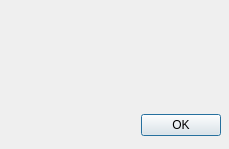
<?xml version="1.0" encoding="UTF-8"?>
<ui version="4.0">
 <class>Dialog</class>
 <widget class="QDialog" name="Dialog">
  <property name="geometry">
   <rect>
    <x>0</x>
    <y>0</y>
    <width>229</width>
    <height>149</height>
   </rect>
  </property>
  <property name="windowTitle">
   <string>Dialog</string>
  </property>
  <widget class="QDialogButtonBox" name="buttonBox">
   <property name="geometry">
    <rect>
     <x>10</x>
     <y>110</y>
     <width>211</width>
     <height>31</height>
    </rect>
   </property>
   <property name="orientation">
    <enum>Qt::Horizontal</enum>
   </property>
   <property name="standardButtons">
    <set>QDialogButtonBox::Ok</set>
   </property>
  </widget>
  <widget class="QTextBrowser" name="textBrowser">
   <property name="geometry">
    <rect>
     <x>10</x>
     <y>20</y>
     <width>211</width>
     <height>81</height>
    </rect>
   </property>
   <property name="styleSheet">
    <string notr="true">background-color: rgba(0,0,0,0.0);
border-radius: 10px</string>
   </property>
   <property name="html">
    <string>&lt;!DOCTYPE HTML PUBLIC &quot;-//W3C//DTD HTML 4.0//EN&quot; &quot;http://www.w3.org/TR/REC-html40/strict.dtd&quot;&gt;
&lt;html&gt;&lt;head&gt;&lt;meta name=&quot;qrichtext&quot; content=&quot;1&quot; /&gt;&lt;meta charset=&quot;utf-8&quot; /&gt;&lt;style type=&quot;text/css&quot;&gt;
p, li { white-space: pre-wrap; }
&lt;/style&gt;&lt;/head&gt;&lt;body style=&quot; font-family:'Segoe UI'; font-size:9pt; font-weight:400; font-style:normal;&quot;&gt;
&lt;p style=&quot;-qt-paragraph-type:empty; margin-top:0px; margin-bottom:0px; margin-left:0px; margin-right:0px; -qt-block-indent:0; text-indent:0px;&quot;&gt;&lt;br /&gt;&lt;/p&gt;&lt;/body&gt;&lt;/html&gt;</string>
   </property>
  </widget>
 </widget>
 <resources/>
 <connections>
  <connection>
   <sender>buttonBox</sender>
   <signal>accepted()</signal>
   <receiver>Dialog</receiver>
   <slot>accept()</slot>
   <hints>
    <hint type="sourcelabel">
     <x>248</x>
     <y>254</y>
    </hint>
    <hint type="destinationlabel">
     <x>157</x>
     <y>274</y>
    </hint>
   </hints>
  </connection>
 </connections>
</ui>
